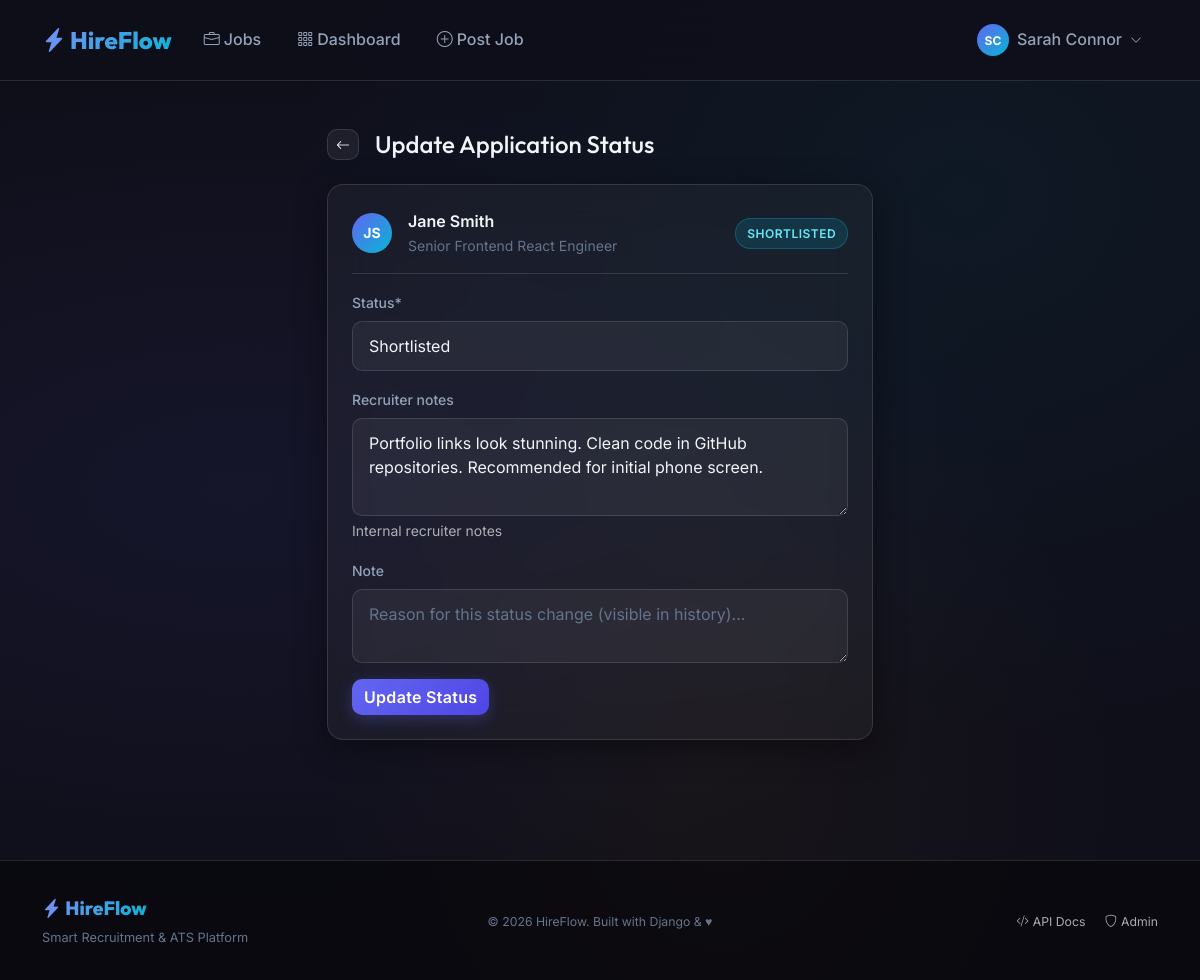
The app's page /applications/2/status/ (signed in) with its own data.
### accounts/models.py (models this page shows, shortened)
class CustomUser(AbstractUser):
    ROLE_CHOICES = [
        ('admin', 'Admin'),
        ('recruiter', 'Recruiter'),
        ('applicant', 'Applicant'),
    ]
    role = models.CharField(max_length=20, choices=ROLE_CHOICES, default='applicant')
    email = models.EmailField(unique=True)
    USERNAME_FIELD = 'email'
    REQUIRED_FIELDS = ['username', 'first_name', 'last_name']
    @property
    def is_admin(self):
        return self.role == 'admin'
    @property
    def is_recruiter(self):
        return self.role == 'recruiter'
    @property
    def is_applicant(self):
        return self.role == 'applicant'
    def get_full_name(self):
        return f'{self.first_name} {self.last_name}'.strip() or self.username

### applications/models.py (models this page shows, shortened)
class Application(models.Model):
    STATUS_CHOICES = [
        ('applied', 'Applied'),
        ('shortlisted', 'Shortlisted'),
        ('interview', 'Interview Scheduled'),
        ('selected', 'Selected'),
        ('rejected', 'Rejected'),
        ('withdrawn', 'Withdrawn'),
    ]
    STATUS_COLORS = {
        'applied': 'primary',
        'shortlisted': 'info',
        'interview': 'warning',
        'selected': 'success',
        'rejected': 'danger',
        'withdrawn': 'secondary',
    }
    job = models.ForeignKey(Job, on_delete=models.CASCADE, related_name='applications')
    applicant = models.ForeignKey(
        settings.AUTH_USER_MODEL,
        on_delete=models.CASCADE,
        related_name='applications',
    )
    status = models.CharField(max_length=20, choices=STATUS_CHOICES, default='applied')
    cover_letter = models.TextField(blank=True)
    resume = models.FileField(upload_to='application_resumes/', blank=True, null=True)
    recruiter_notes = models.TextField(blank=True, help_text='Internal recruiter notes')
    applied_at = models.DateTimeField(auto_now_add=True)
    updated_at = models.DateTimeField(auto_now=True)
    class Meta:
        unique_together = ('job', 'applicant')
        ordering = ['-applied_at']

### jobs/models.py (models this page shows, shortened)
class Job(models.Model):
    TYPE_CHOICES = [
        ('full_time', 'Full Time'),
        ('part_time', 'Part Time'),
        ('contract', 'Contract'),
        ('internship', 'Internship'),
        ('remote', 'Remote'),
        ('hybrid', 'Hybrid'),
    ]
    EXPERIENCE_CHOICES = [
        ('entry', 'Entry Level (0-2 yrs)'),
        ('mid', 'Mid Level (2-5 yrs)'),
        ('senior', 'Senior Level (5+ yrs)'),
        ('lead', 'Lead / Manager'),
    ]
    STATUS_CHOICES = [
        ('draft', 'Draft'),
        ('active', 'Active'),
        ('closed', 'Closed'),
        ('paused', 'Paused'),
    ]
    recruiter = models.ForeignKey(
        settings.AUTH_USER_MODEL,
        on_delete=models.CASCADE,
        related_name='posted_jobs',
        limit_choices_to={'role__in': ['recruiter', 'admin']},
    )
    category = models.ForeignKey(JobCategory, on_delete=models.SET_NULL, null=True, related_name='jobs')
    title = models.CharField(max_length=200)
    company = models.CharField(max_length=200)
    company_logo = models.ImageField(upload_to='company_logos/', blank=True, null=True)
    location = models.CharField(max_length=150)
    job_type = models.CharField(max_length=20, choices=TYPE_CHOICES, default='full_time')
    experience_level = models.CharField(max_length=20, choices=EXPERIENCE_CHOICES, default='mid')
    description = models.TextField()
    requirements = models.TextField()
    responsibilities = models.TextField(blank=True)
    salary_min = models.PositiveIntegerField(null=True, blank=True, help_text='Monthly salary in INR')
    salary_max = models.PositiveIntegerField(null=True, blank=True)
    skills_required = models.TextField(help_text='Comma-separated skills')
    vacancies = models.PositiveIntegerField(default=1)
    deadline = models.DateField()
    status = models.CharField(max_length=20, choices=STATUS_CHOICES, default='active')
    is_featured = models.BooleanField(default=False)
    views_count = models.PositiveIntegerField(default=0)
    created_at = models.DateTimeField(auto_now_add=True)
    updated_at = models.DateTimeField(auto_now=True)
    class Meta:
        ordering = ['-is_featured', '-created_at']

### applications/views.py (the view)
# urls.py: path('<int:pk>/status/', views.update_status, name='update_status'),
@recruiter_or_admin_required
def update_status(request, pk):
    application = get_object_or_404(Application, pk=pk)
    if application.job.recruiter != request.user and not request.user.is_admin:
        return HttpResponseForbidden('Access denied.')
    if request.method == 'POST':
        form = StatusUpdateForm(request.POST, instance=application)
        if form.is_valid():
            old_status = application.status
            app = form.save(commit=False)
            note = form.cleaned_data.get('note', '')
            app.save()
            StatusHistory.objects.create(
                application=app,
                from_status=old_status,
                to_status=app.status,
                changed_by=request.user,
                note=note,
            )
            messages.success(request, f'Application status updated to {app.get_status_display()}.')
            return redirect('applications:detail', pk=pk)
    else:
        form = StatusUpdateForm(instance=application)
    return render(request, 'applications/update_status.html', {'form': form, 'application': application})

### applications/forms.py
class StatusUpdateForm(forms.ModelForm):
    class Meta:
        model = Application
        fields = ['status', 'recruiter_notes']
        widgets = {
            'recruiter_notes': forms.Textarea(attrs={'rows': 3, 'placeholder': 'Internal notes...'}),
        }
    note = forms.CharField(
        required=False,
        widget=forms.Textarea(attrs={'rows': 2, 'placeholder': 'Reason for this status change (visible in history)...'}),
    )
    def __init__(self, *args, **kwargs):
        super().__init__(*args, **kwargs)
        self.helper = FormHelper()
        self.helper.layout = Layout(
            'status', 'recruiter_notes', 'note',
            Submit('submit', 'Update Status', css_class='btn btn-primary'),
        )

### applications/views.py (called while the page is built)
def recruiter_or_admin_required(view_func):
    from functools import wraps
    @wraps(view_func)
    def _wrapped_view(request, *args, **kwargs):
        if not request.user.is_authenticated:
            from django.contrib.auth.views import redirect_to_login
            return redirect_to_login(request.get_full_path())
        if not (request.user.is_recruiter or request.user.is_admin):
            return HttpResponseForbidden('Access denied.')
        return view_func(request, *args, **kwargs)
    return _wrapped_view

### templates/applications/update_status.html (shortened to what this page needs)
{% extends 'base.html' %}
{% load crispy_forms_tags %}
{% block content %}
<div class="container py-5">
  <div class="row justify-content-center">
    <div class="col-md-6">
      <div class="d-flex align-items-center gap-3 mb-4">
        <a href="{% url 'applications:detail' application.pk %}" class="btn btn-secondary-glass btn-sm"><i class="bi bi-arrow-left"></i></a>
        <h1 class="h4 mb-0">Update Application Status</h1>
      </div>
      <div class="glass-card-static p-4 mb-4">
        <div class="d-flex align-items-center gap-3 mb-3 pb-3" style="border-bottom:1px solid var(--border-glass);">
          <div class="avatar-circle">{{ application.applicant.first_name|first|upper }}{{ application.applicant.last_name|first|upper }}</div>
          <div>
            <div style="font-weight:600;">{{ application.applicant.get_full_name }}</div>
            <div style="color:var(--text-muted);font-size:0.875rem;">{{ application.job.title }}</div>
          </div>
          <span class="badge-status status-{{ application.status }} ms-auto">{{ application.get_status_display }}</span>
        </div>
        {% crispy form %}
      </div>
    </div>
  </div>
</div>
{% endblock %}

### templates/base.html (shortened to what this page needs)
{% load static %}
<!DOCTYPE html>
<html lang="en" data-bs-theme="dark">
<head>
  <link href="https://cdn.jsdelivr.net/npm/bootstrap@5.3.2/dist/css/bootstrap.min.css" rel="stylesheet">
  <link rel="stylesheet" href="https://cdn.jsdelivr.net/npm/bootstrap-icons@1.11.3/font/bootstrap-icons.min.css">
  <link rel="stylesheet" href="{% static 'css/main.css' %}">
</head>
<body>
  <nav class="navbar navbar-expand-lg">
    <div class="container">
      <a class="navbar-brand" href="{% url 'jobs:list' %}">
        <i class="bi bi-lightning-charge-fill me-1"></i>HireFlow
      </a>
      <div class="collapse navbar-collapse" id="navMain">
        <ul class="navbar-nav me-auto gap-1">
          <li class="nav-item">
            <a class="nav-link {% if request.resolver_match.namespace == 'jobs' and request.resolver_match.url_name == 'list' %}active{% endif %}"
               href="{% url 'jobs:list' %}">
              <i class="bi bi-briefcase me-1"></i>Jobs
            </a>
          </li>
          {% if user.is_authenticated %}
          <li class="nav-item">
            <a class="nav-link {% if request.resolver_match.namespace == 'dashboard' %}active{% endif %}"
               href="{% url 'dashboard:home' %}">
              <i class="bi bi-grid-3x3-gap me-1"></i>Dashboard
            </a>
          </li>
          {% if user.is_recruiter or user.is_admin %}
          <li class="nav-item">
            <a class="nav-link" href="{% url 'jobs:create' %}">
              <i class="bi bi-plus-circle me-1"></i>Post Job
            </a>
          </li>
          {% endif %}
          {% endif %}
        </ul>
        <ul class="navbar-nav gap-2 align-items-center">
          {% if user.is_authenticated %}
            <li class="nav-item dropdown">
              <a class="nav-link d-flex align-items-center gap-2" href="#" data-bs-toggle="dropdown">
                <div class="avatar-circle" style="width:32px;height:32px;font-size:0.75rem;">
                  {{ user.first_name|first|upper }}{{ user.last_name|first|upper }}
                </div>
                <span class="d-none d-md-inline">{{ user.get_full_name }}</span>
                <i class="bi bi-chevron-down" style="font-size:0.75rem;"></i>
              </a>
            </li>
          {% endif %}
        </ul>
      </div>
    </div>
  </nav>
  <main>
    {% block content %}{% endblock %}
  </main>
  <footer class="mt-5">
    <div class="container">
      <div class="row align-items-center">
        <div class="col-md-4">
          <span class="navbar-brand mb-0" style="font-size:1.2rem;">
            <i class="bi bi-lightning-charge-fill me-1"></i>HireFlow
          </span>
          <p class="mt-1 mb-0" style="color:var(--text-muted);font-size:0.8rem;">Smart Recruitment & ATS Platform</p>
        </div>
        <div class="col-md-4 text-center">
          <small style="color:var(--text-muted);">
            &copy; {% now "Y" %} HireFlow. Built with Django & ♥
          </small>
        </div>
        <div class="col-md-4 text-end">
          <a href="{% url 'api:api-root' %}" class="text-muted text-decoration-none small me-3">
            <i class="bi bi-code-slash me-1"></i>API Docs
          </a>
          <a href="/admin/" class="text-muted text-decoration-none small">
            <i class="bi bi-shield me-1"></i>Admin
          </a>
        </div>
      </div>
    </div>
  </footer>
</body>
</html>

### static/css/main.css (style rules this page uses)
:root { --primary: #6366f1; --primary-dark: #4f46e5; --primary-light: #818cf8; --secondary: #06b6d4; --accent: #f59e0b; --success: #10b981; --danger: #ef4444; --warning: #f59e0b; --info: #3b82f6; --bg-dark: #0f0f1a; --bg-card: rgba(255, 255, 255, 0.04); --bg-card-hover: rgba(255, 255, 255, 0.08); --bg-glass: rgba(255, 255, 255, 0.06); --border-glass: rgba(255, 255, 255, 0.12); --text-primary: #f1f5f9; --text-secondary: #94a3b8; --text-muted: #64748b; --radius: 16px; --radius-sm: 10px; --radius-lg: 24px; --shadow-card: 0 8px 32px rgba(0, 0, 0, 0.4); --shadow-hover: 0 20px 60px rgba(99, 102, 241, 0.2); --transition: all 0.3s cubic-bezier(0.4, 0, 0.2, 1); }
*, *::before, *::after { box-sizing: border-box; margin: 0; padding: 0; }
html { scroll-behavior: smooth; }
body { font-family: 'Inter', sans-serif; background-color: var(--bg-dark); background-image: radial-gradient(ellipse at 20% 50%, rgba(99, 102, 241, 0.08) 0%, transparent 60%), radial-gradient(ellipse at 80% 20%, rgba(6, 182, 212, 0.06) 0%, transparent 50%), radial-gradient(ellipse at 60% 80%, rgba(245, 158, 11, 0.04) 0%, transparent 40%); background-attachment: fixed; color: var(--text-primary); min-height: 100vh; line-height: 1.6; }
h1, h2, h3, h4, h5, h6 { font-family: 'Outfit', sans-serif; font-weight: 700; }
.navbar { background: rgba(15, 15, 26, 0.85) !important; backdrop-filter: blur(20px); -webkit-backdrop-filter: blur(20px); border-bottom: 1px solid var(--border-glass); padding: 1rem 0; position: sticky; top: 0; z-index: 1000; }
.navbar-brand { font-family: 'Outfit', sans-serif; font-weight: 800; font-size: 1.5rem; background: linear-gradient(135deg, var(--primary-light), var(--secondary)); -webkit-background-clip: text; -webkit-text-fill-color: transparent; background-clip: text; }
.nav-link { color: var(--text-secondary) !important; font-weight: 500; transition: var(--transition); padding: 0.5rem 1rem !important; border-radius: var(--radius-sm); }
.glass-card-static { background: var(--bg-card); border: 1px solid var(--border-glass); border-radius: var(--radius); backdrop-filter: blur(20px); box-shadow: var(--shadow-card); }
.btn-primary { background: linear-gradient(135deg, var(--primary), var(--primary-dark)); border: none; border-radius: var(--radius-sm); font-weight: 600; letter-spacing: 0.3px; transition: var(--transition); box-shadow: 0 4px 15px rgba(99, 102, 241, 0.3); }
.btn-secondary-glass { background: var(--bg-glass); border: 1px solid var(--border-glass); color: var(--text-primary); border-radius: var(--radius-sm); font-weight: 500; transition: var(--transition); }
.form-control, .form-select { background: rgba(255, 255, 255, 0.05) !important; border: 1px solid var(--border-glass) !important; color: var(--text-primary) !important; border-radius: var(--radius-sm) !important; padding: 0.75rem 1rem !important; transition: var(--transition); }
.form-control::placeholder { color: var(--text-muted) !important; }
.form-label { color: var(--text-secondary); font-weight: 500; font-size: 0.875rem; margin-bottom: 0.4rem; }
.form-select option { background: #1e1e3a; color: var(--text-primary); }
.badge-status { padding: 0.4em 0.9em; border-radius: 50px; font-size: 0.75rem; font-weight: 600; letter-spacing: 0.5px; text-transform: uppercase; }
.status-shortlisted { background: rgba(6, 182, 212, 0.15); color: #67e8f9; border: 1px solid rgba(6,182,212,0.3); }
.avatar-circle { width: 40px; height: 40px; border-radius: 50%; background: linear-gradient(135deg, var(--primary), var(--secondary)); display: flex; align-items: center; justify-content: center; font-weight: 700; color: white; font-size: 0.875rem; flex-shrink: 0; }
footer { background: rgba(0,0,0,0.4); border-top: 1px solid var(--border-glass); padding: 2rem 0; color: var(--text-muted); font-size: 0.875rem; }

### records on screen
CustomUser: first_name|first "S", last_name|first "C", get_full_name "Sarah Connor"
Application: applicant.first_name|first "J", applicant.last_name|first "S", applicant.get_full_name "Jane Smith", job "Senior Frontend React Engineer", status "SHORTLISTED", status "Shortlisted", recruiter_notes "Portfolio links look stunning. Clean code in GitHub repositories. Recommended for initial phone screen."
